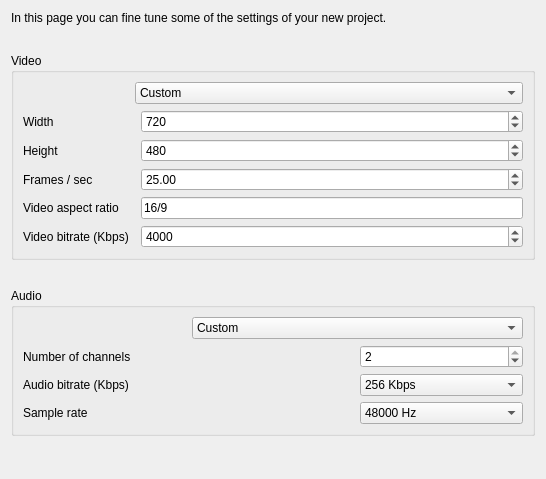
<?xml version="1.0" encoding="UTF-8"?>
<ui version="4.0">
 <class>VideoPage</class>
 <widget class="QWizardPage" name="VideoPage">
  <property name="geometry">
   <rect>
    <x>0</x>
    <y>0</y>
    <width>546</width>
    <height>479</height>
   </rect>
  </property>
  <property name="windowTitle">
   <string>WizardPage</string>
  </property>
  <layout class="QGridLayout" name="gridLayout">
   <item row="0" column="0" colspan="2">
    <widget class="QLabel" name="label">
     <property name="sizePolicy">
      <sizepolicy hsizetype="Preferred" vsizetype="Maximum">
       <horstretch>0</horstretch>
       <verstretch>0</verstretch>
      </sizepolicy>
     </property>
     <property name="text">
      <string>In this page you can fine tune some of the settings of your new project.</string>
     </property>
     <property name="wordWrap">
      <bool>true</bool>
     </property>
    </widget>
   </item>
   <item row="4" column="0" colspan="2">
    <widget class="QGroupBox" name="groupBox_2">
     <property name="title">
      <string>Audio</string>
     </property>
     <layout class="QGridLayout" name="gridLayout_3">
      <item row="1" column="0">
       <widget class="QLabel" name="label_6">
        <property name="text">
         <string>Number of channels</string>
        </property>
       </widget>
      </item>
      <item row="1" column="2">
       <widget class="QSpinBox" name="spinBoxAudioChannels">
        <property name="minimum">
         <number>1</number>
        </property>
        <property name="maximum">
         <number>2</number>
        </property>
        <property name="value">
         <number>2</number>
        </property>
       </widget>
      </item>
      <item row="0" column="1" colspan="2">
       <widget class="QComboBox" name="comboBoxAudioPresets">
        <item>
         <property name="text">
          <string>Custom</string>
         </property>
        </item>
        <item>
         <property name="text">
          <string>Stereo</string>
         </property>
        </item>
        <item>
         <property name="text">
          <string>Mono</string>
         </property>
        </item>
       </widget>
      </item>
      <item row="3" column="0">
       <widget class="QLabel" name="label_4">
        <property name="text">
         <string>Sample rate</string>
        </property>
       </widget>
      </item>
      <item row="3" column="2">
       <widget class="QComboBox" name="comboBoxAudioSamplerate">
        <property name="currentIndex">
         <number>0</number>
        </property>
        <item>
         <property name="text">
          <string>48000 Hz</string>
         </property>
        </item>
        <item>
         <property name="text">
          <string>44100 Hz</string>
         </property>
        </item>
        <item>
         <property name="text">
          <string>22050 Hz</string>
         </property>
        </item>
        <item>
         <property name="text">
          <string>11025 Hz</string>
         </property>
        </item>
       </widget>
      </item>
      <item row="2" column="0">
       <widget class="QLabel" name="label_9">
        <property name="text">
         <string>Audio bitrate (Kbps)</string>
        </property>
       </widget>
      </item>
      <item row="2" column="2">
       <widget class="QComboBox" name="comboBoxAudioBitrate">
        <property name="currentIndex">
         <number>5</number>
        </property>
        <item>
         <property name="text">
          <string>32 Kbps</string>
         </property>
        </item>
        <item>
         <property name="text">
          <string>96 Kbps</string>
         </property>
        </item>
        <item>
         <property name="text">
          <string>128 Kbps</string>
         </property>
        </item>
        <item>
         <property name="text">
          <string>160 Kbps</string>
         </property>
        </item>
        <item>
         <property name="text">
          <string>192 Kbps</string>
         </property>
        </item>
        <item>
         <property name="text">
          <string>256 Kbps</string>
         </property>
        </item>
        <item>
         <property name="text">
          <string>320 Kbps</string>
         </property>
        </item>
       </widget>
      </item>
     </layout>
    </widget>
   </item>
   <item row="1" column="0" colspan="2">
    <spacer name="verticalSpacer">
     <property name="orientation">
      <enum>Qt::Vertical</enum>
     </property>
     <property name="sizeType">
      <enum>QSizePolicy::Maximum</enum>
     </property>
     <property name="sizeHint" stdset="0">
      <size>
       <width>20</width>
       <height>30</height>
      </size>
     </property>
    </spacer>
   </item>
   <item row="3" column="0" colspan="2">
    <spacer name="verticalSpacer_2">
     <property name="orientation">
      <enum>Qt::Vertical</enum>
     </property>
     <property name="sizeType">
      <enum>QSizePolicy::Maximum</enum>
     </property>
     <property name="sizeHint" stdset="0">
      <size>
       <width>20</width>
       <height>30</height>
      </size>
     </property>
    </spacer>
   </item>
   <item row="5" column="0" colspan="2">
    <spacer name="verticalSpacer_3">
     <property name="orientation">
      <enum>Qt::Vertical</enum>
     </property>
     <property name="sizeHint" stdset="0">
      <size>
       <width>20</width>
       <height>40</height>
      </size>
     </property>
    </spacer>
   </item>
   <item row="2" column="0" colspan="2">
    <widget class="QGroupBox" name="groupBox">
     <property name="title">
      <string>Video</string>
     </property>
     <layout class="QGridLayout" name="gridLayout_2">
      <item row="1" column="0">
       <widget class="QLabel" name="label_2">
        <property name="text">
         <string>Width</string>
        </property>
       </widget>
      </item>
      <item row="2" column="0">
       <widget class="QLabel" name="label_3">
        <property name="text">
         <string>Height</string>
        </property>
       </widget>
      </item>
      <item row="0" column="1" colspan="2">
       <widget class="QComboBox" name="comboBoxVideoPresets">
        <item>
         <property name="text">
          <string>Custom</string>
         </property>
        </item>
        <item>
         <property name="text">
          <string>SDTV/NTSC (480i)</string>
         </property>
        </item>
        <item>
         <property name="text">
          <string>SDTV/PAL (576i)</string>
         </property>
        </item>
        <item>
         <property name="text">
          <string>EDTV (480p)</string>
         </property>
        </item>
        <item>
         <property name="text">
          <string>EDTV (576p)</string>
         </property>
        </item>
        <item>
         <property name="text">
          <string>HDTV (720p)</string>
         </property>
        </item>
        <item>
         <property name="text">
          <string>HDTV (1080i)</string>
         </property>
        </item>
        <item>
         <property name="text">
          <string>HDTV (1080p)</string>
         </property>
        </item>
       </widget>
      </item>
      <item row="1" column="2">
       <widget class="QSpinBox" name="spinBoxVideoWidth">
        <property name="minimum">
         <number>32</number>
        </property>
        <property name="maximum">
         <number>2048</number>
        </property>
        <property name="value">
         <number>720</number>
        </property>
       </widget>
      </item>
      <item row="2" column="2">
       <widget class="QSpinBox" name="spinBoxVideoHeight">
        <property name="minimum">
         <number>32</number>
        </property>
        <property name="maximum">
         <number>2048</number>
        </property>
        <property name="value">
         <number>480</number>
        </property>
       </widget>
      </item>
      <item row="4" column="2">
       <widget class="QLineEdit" name="lineEditVideoAspectRatio">
        <property name="text">
         <string>16/9</string>
        </property>
       </widget>
      </item>
      <item row="3" column="0">
       <widget class="QLabel" name="label_5">
        <property name="text">
         <string>Frames / sec</string>
        </property>
       </widget>
      </item>
      <item row="3" column="2">
       <widget class="QDoubleSpinBox" name="doubleSpinBoxVideoFPS">
        <property name="decimals">
         <number>2</number>
        </property>
        <property name="minimum">
         <double>0.100000000000000</double>
        </property>
        <property name="maximum">
         <double>120.000000000000000</double>
        </property>
        <property name="value">
         <double>25.000000000000000</double>
        </property>
       </widget>
      </item>
      <item row="5" column="0">
       <widget class="QLabel" name="label_8">
        <property name="text">
         <string>Video bitrate (Kbps)</string>
        </property>
       </widget>
      </item>
      <item row="4" column="0">
       <widget class="QLabel" name="label_7">
        <property name="text">
         <string>Video aspect ratio</string>
        </property>
       </widget>
      </item>
      <item row="5" column="2">
       <widget class="QSpinBox" name="spinBoxVideoBitrate">
        <property name="minimum">
         <number>8</number>
        </property>
        <property name="maximum">
         <number>8192</number>
        </property>
        <property name="value">
         <number>4000</number>
        </property>
       </widget>
      </item>
     </layout>
    </widget>
   </item>
  </layout>
 </widget>
 <resources/>
 <connections/>
</ui>
